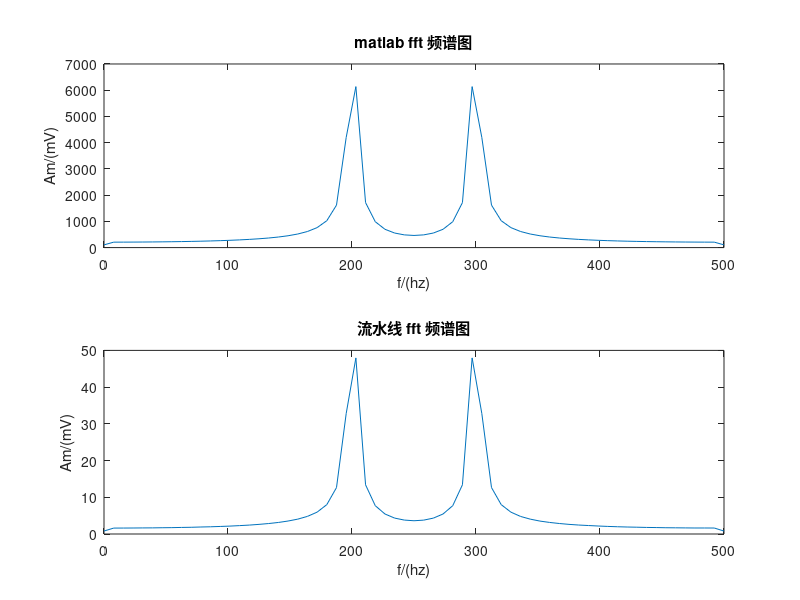

The MATLAB script that drew this image:
%200+300，赋值给实部
%% 采样参数
Fs=1e3;
T=1/Fs;        
length = 128;
t=(0:length-1)*T;
%% 生成测试信号
f1 = 200;
f2 = 300;
s1 = cos(2*pi*f1*t);    
s2 = cos(2*pi*f2*t);
signalN = s1 + s2 ;
data_before_fft = fix(8*1024*signalN);  %系数放大2^13倍
%data_before_fft = signalN;
%% 生成输入数据txt，让fpga调用
%fp = fopen('C:\FFT\Common_IPs\FFT_NEW\testbench\matlab\data_before_fft.txt','w');
fp = fopen('data_before_fft_213.txt','w');

for i = 1:length
   if(data_before_fft(i)>=0)
       temp= dec2bin(data_before_fft(i),16);
   else
       temp= dec2bin(data_before_fft(i)+2^16,16);
   end
    for j=1:16
        fprintf(fp,'%s',temp(j));
    end
    fprintf(fp,'0000000000000000'); %虚部补0
    fprintf(fp,'\r\n');
end
fclose(fp);
%% 把测试信号fft
%data_after_fft1 = DIF_FFT_2(data_before_fft, 128);
data_after_fft1 = fft(data_before_fft,128);
data_after_fft = data_after_fft1.';
data_real = fix(real(data_after_fft));
data_imag = fix(imag(data_after_fft));
%% 生成测试结果txt
fp_real = fopen('out_real.txt','w');
for i = 1:length
   if(data_real(i)>=0)
       temp_real= dec2bin((data_real(i)/128),16);
   else
       temp_real= dec2bin((data_real(i)/128)+2^16,16);
   end
    for j=1:16
        fprintf(fp_real,'%s',temp_real(j));
    end
    fprintf(fp_real,'\r\n');
end
fp_imag = fopen('out_imag.txt','w');
for i = 1:length
   if(data_imag(i)>=0)
       temp_imag= dec2bin(data_imag(i)/128,16);
   else
       temp_imag= dec2bin(data_imag(i)/128+2^16, 16);
   end
    for j=1:16
        fprintf(fp_imag,'%s',temp_imag(j));
    end
    fprintf(fp_imag,'\r\n');
end
%% 画理想fft频谱图
n = 0:(length-1);
%N = bitrevorder(n);
N = n;
for i = 1:length
    data_after_fft2(i)=data_after_fft1(N(i)+1);
end
P2 = abs(data_after_fft2/length);
P1 = P2(1:length/2+1);
P1(2:end-1) = 2*P1(2:end-1);
f = Fs*(0:(length/2))/length;
subplot(2,1,1)
plot(f,P1)
xlabel('f/(hz)');
ylabel('Am/(mV)');
title('matlab fft 频谱图');
%% 画流水线fft频谱图
%data_real_1 = load('M_out_real.txt');
%data_imag_1 = load('M_out_imag.txt');


fid = fopen('M_out_real.txt', 'r'); % open the file in read mode
data_real_1 = fscanf(fid, '%s', [1 inf]); % read the binary data as a string
fclose(fid); % close the file
data_real_1 = reshape(data_real_1, 16, [])'; % reshape the data into a 128x16 matrix
data_real_1 = bin2dec(data_real_1); % convert binary to decimal
for i = 1:numel(data_real_1)
    if bitget(data_real_1(i), 16) % check if the most significant bit is 1 (negative number)
        data_real_1(i) = -(65536 - data_real_1(i)); % convert to two's complement
    end
end

fid = fopen('M_out_imag.txt', 'r'); % open the file in read mode
data_imag_1 = fscanf(fid, '%s', [1 inf]); % read the binary data as a string
fclose(fid); % close the file
data_imag_1 = reshape(data_imag_1, 16, [])'; % reshape the data into a 128x16 matrix
data_imag_1 = bin2dec(data_imag_1); % convert binary to decimal
for i = 1:numel(data_imag_1)
    if bitget(data_imag_1(i), 16) % check if the most significant bit is 1 (negative number)
        data_imag_1(i) = -(65536 - data_imag_1(i)); % convert to two's complement
    end
end






data_after_fft3 = complex(data_real_1, data_imag_1);
for i = 1:length
    data_after_fft4(i)=data_after_fft3(N(i)+1);
end
P4 = abs(data_after_fft4/length);
P3 = P4(1:length/2+1);
P3(2:end-1) = 2*P3(2:end-1);
f1 = Fs*(0:(length/2))/length;
subplot(2,1,2) 
plot(f1,P3)
xlabel('f/(hz)');
ylabel('Am/(mV)');
title('流水线 fft 频谱图');
%% 基2 DIF FFT函数
function [Xk]=DIF_FFT_2(xn,N);
M=log2(N);
for m=0:M-1
    Num_of_Group=2^m;
    Interval_of_Group=N/2^m;
    Interval_of_Unit=N/2^(m+1);
    Cycle_Count=N/2^(m+1)-1;
    Wn=exp(-j*2*pi/Interval_of_Group);
    for g=1:Num_of_Group 
        Interval_1=(g-1)*Interval_of_Group;
        Interval_2=(g-1)*Interval_of_Group+Interval_of_Unit;
        for r=0:Cycle_Count;
            k=r+1;
            xn(k+Interval_1)=xn(k+Interval_1)+xn(k+Interval_2);
            xn(k+Interval_2)=[xn(k+Interval_1)-xn(k+Interval_2)-xn(k+Interval_2)]*Wn^r;
        end
    end
end
Xk = xn;
end